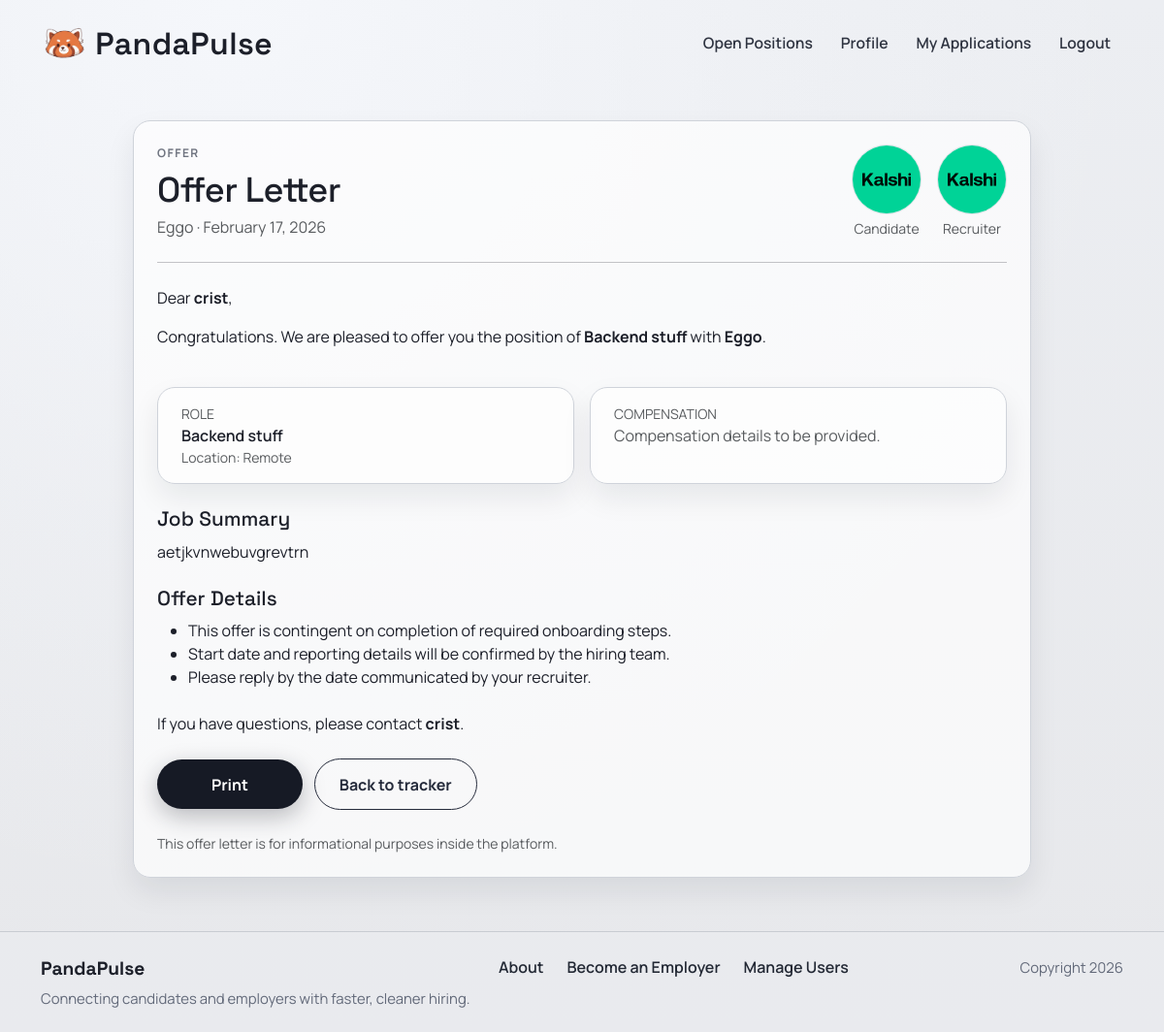
The page /apply/offer-letter/3/ (signed in) on the database its author committed.
### jobposts/models.py (models this page shows, shortened)
class JobPost(models.Model):
    owner = models.ForeignKey(
        settings.AUTH_USER_MODEL,
        on_delete=models.CASCADE,
        related_name='job_posts',
        null=True,
        blank=True,
    )
    title = models.CharField(max_length=200)
    company = models.CharField(max_length=150)
    location = models.CharField(max_length=150)
    pay_range = models.CharField(max_length=100)
    skills = models.CharField(max_length=300, blank=True)
    salary_min = models.IntegerField(null=True, blank=True)
    salary_max = models.IntegerField(null=True, blank=True)
    WORK_SETTING_CHOICES = [
        ("remote", "Remote"),
        ("onsite", "On-site"),
        ("hybrid", "Hybrid"),
    ]
    work_setting = models.CharField(max_length=20, choices=WORK_SETTING_CHOICES, default="onsite")
    visa_sponsorship = models.BooleanField(default=False)
    description = models.TextField()
    created_at = models.DateTimeField(auto_now_add=True)

### accounts/models.py (models this page shows, shortened)
class Profile(models.Model):
    class AccountType(models.TextChoices):
        APPLICANT = "APPLICANT", "Job Applicant"
        EMPLOYER = "EMPLOYER", "Employer"
    user = models.OneToOneField(settings.AUTH_USER_MODEL, on_delete=models.CASCADE, related_name="profile")
    account_type = models.CharField(
        max_length=20,
        choices=AccountType.choices,
        default=AccountType.APPLICANT
    )
    profile_picture = models.ImageField(
        upload_to="profile_pics/",
        blank=True,
        null=True
    )
    headline = models.CharField(max_length=120, blank=True)
    skills = models.CharField(max_length=300, blank=True)
    education = models.TextField(blank=True)
    work_experience = models.TextField(blank=True)
    location = models.CharField(max_length=120, blank=True)
    projects = models.TextField(blank=True)
    company_name = models.CharField(max_length=120, blank=True)
    company_website = models.URLField(blank=True)
    company_description = models.TextField(blank=True)
    visible_to_recruiters = models.BooleanField(
        default=True,
        help_text="Allow recruiters to view your profile."
    )
    show_headline = models.BooleanField(default=True)
    show_skills = models.BooleanField(default=True)
    show_education = models.BooleanField(default=True)
    show_work_experience = models.BooleanField(default=True)
    show_links = models.BooleanField(default=True)
    created_at = models.DateTimeField(auto_now_add=True)

### apply/models.py (models this page shows, shortened)
class Application(models.Model):
    STATUS_CHOICES = [
        ("applied", "Applied"),
        ("review", "Under Review"),
        ("interview", "Interview"),
        ("offer", "Offer"),
        ("rejected", "Rejected"),
        ("closed", "Closed"),
    ]
    user = models.ForeignKey(User, on_delete=models.CASCADE)
    job = models.ForeignKey(JobPost, on_delete=models.CASCADE, related_name="applications")
    note = models.TextField(blank=True)
    resume_file = models.FileField(upload_to="resumes/", blank=True, null=True)
    resume_type = models.CharField(
        max_length=20,
        choices=[("profile", "Profile Resume"), ("uploaded", "Uploaded Resume")]
    )
    applied_at = models.DateTimeField(auto_now_add=True)
    status = models.CharField(max_length=20, choices=STATUS_CHOICES, default="applied")
    class Meta:
        unique_together = ("user", "job")

### apply/views.py (the view)
# urls.py: path('offer-letter/<int:application_id>/', views.offer_letter, name='offer_letter'),
@login_required
def offer_letter(request, application_id):
    application = get_object_or_404(
        Application.objects.select_related("user", "job", "job__owner"),
        id=application_id
    )
    is_applicant = application.user == request.user
    is_recruiter = application.job.owner == request.user
    if not (is_applicant or is_recruiter):
        return HttpResponseForbidden("You do not have access to this offer letter.")
    if application.status not in ("offer", "closed"):
        raise Http404("Offer letter not available.")
    applicant_profile, _ = Profile.objects.get_or_create(user=application.user)
    recruiter_profile, _ = Profile.objects.get_or_create(user=application.job.owner)
    template_data = {
        "title": "Offer Letter",
        "application": application,
        "job": application.job,
        "applicant_profile": applicant_profile,
        "recruiter_profile": recruiter_profile,
        "is_applicant": is_applicant,
        "is_recruiter": is_recruiter,
        "today": timezone.now(),
    }
    return render(request, "apply/offer_letter.html", {"template_data": template_data})

### accounts/context_processors.py (called while the page is built)
def can_post_job(request):
    if not request.user.is_authenticated:
        return {"can_post_job": False}
    is_employer = Profile.objects.filter(
        user=request.user,
        account_type=Profile.AccountType.EMPLOYER,
    ).exists()
    return {"can_post_job": is_employer}

### apply/templates/apply/offer_letter.html
{% extends "base.html" %}
{% load static %}
{% block content %}
<section class="page-shell">
  <div class="container">
    <div class="row justify-content-center">
      <div class="col-lg-10">
        <div class="surface-card">
          <div class="d-flex justify-content-between align-items-start flex-wrap gap-3">
            <div>
              <p class="page-kicker mb-2">Offer</p>
              <h1 class="page-title page-title-sm mb-1">Offer Letter</h1>
              <div class="text-muted">{{ template_data.job.company }} &middot; {{ template_data.today|date:"F j, Y" }}</div>
            </div>
            <div class="d-flex align-items-center gap-3">
              <div class="text-center">
                {% if template_data.applicant_profile.profile_picture %}
                  <img src="{{ template_data.applicant_profile.profile_picture.url }}" class="rounded-circle border" style="width:72px;height:72px;object-fit:cover;" alt="Applicant photo">
                {% else %}
                  <img src="{% static 'img/default_avatar.png' %}" class="rounded-circle border" style="width:72px;height:72px;object-fit:cover;" alt="Applicant photo">
                {% endif %}
                <div class="small text-muted mt-1">Candidate</div>
              </div>
              <div class="text-center">
                {% if template_data.recruiter_profile.profile_picture %}
                  <img src="{{ template_data.recruiter_profile.profile_picture.url }}" class="rounded-circle border" style="width:72px;height:72px;object-fit:cover;" alt="Recruiter photo">
                {% else %}
                  <img src="{% static 'img/default_avatar.png' %}" class="rounded-circle border" style="width:72px;height:72px;object-fit:cover;" alt="Recruiter photo">
                {% endif %}
                <div class="small text-muted mt-1">Recruiter</div>
              </div>
            </div>
          </div>
          <hr class="my-4">
          <p class="mb-3">
            Dear <b>{{ template_data.application.user.get_full_name|default:template_data.application.user.username }}</b>,
          </p>
          <p class="mb-3">
            Congratulations. We are pleased to offer you the position of
            <b>{{ template_data.job.title }}</b> with <b>{{ template_data.job.company }}</b>.
          </p>
          <div class="row g-3 my-4">
            <div class="col-md-6">
              <div class="surface-card py-3 h-100">
                <div class="text-uppercase small text-muted">Role</div>
                <div class="fw-semibold">{{ template_data.job.title }}</div>
                {% if template_data.job.location %}
                  <div class="text-muted small">Location: {{ template_data.job.location }}</div>
                {% endif %}
              </div>
            </div>
            <div class="col-md-6">
              <div class="surface-card py-3 h-100">
                <div class="text-uppercase small text-muted">Compensation</div>
                {% if template_data.job.salary_range %}
                  <div class="fw-semibold">{{ template_data.job.salary_range }}</div>
                {% else %}
                  <div class="text-muted">Compensation details to be provided.</div>
                {% endif %}
              </div>
            </div>
          </div>
          {% if template_data.job.description %}
            <h5 class="surface-title mt-4">Job Summary</h5>
            <p style="white-space: pre-wrap;">{{ template_data.job.description }}</p>
          {% endif %}
          <h5 class="surface-title mt-4">Offer Details</h5>
          <ul class="mb-4">
            <li>This offer is contingent on completion of required onboarding steps.</li>
            <li>Start date and reporting details will be confirmed by the hiring team.</li>
            <li>Please reply by the date communicated by your recruiter.</li>
          </ul>
          <p class="mb-4">
            If you have questions, please contact
            <b>{{ template_data.job.owner.get_full_name|default:template_data.job.owner.username }}</b>.
          </p>
          <div class="form-actions">
            <button class="primary-btn border-0" onclick="window.print()">Print</button>
            {% if template_data.is_applicant %}
              <a class="secondary-btn" href="{% url 'apply:application_status' %}">Back to tracker</a>
            {% else %}
              <a class="secondary-btn" href="{% url 'apply:employer_pipeline' template_data.job.id %}">Back to pipeline</a>
            {% endif %}
          </div>
          <div class="small text-muted mt-4">
            This offer letter is for informational purposes inside the platform.
          </div>
        </div>
      </div>
    </div>
  </div>
</section>
{% endblock %}

### project2/static/css/style.css (style rules this page uses)
:root { --bg-base: #e7e8eb; --ink: #1c1f29; --ink-muted: #515662; --line: #c3c8d0; --panel: #9fc3df; --panel-2: #c8deef; }
* { box-sizing: border-box; }
body { margin: 0; min-height: 100vh; font-family: "Manrope", sans-serif; color: var(--ink); background: radial-gradient(circle at 20% 0%, #f5f7fb 0%, rgba(245, 247, 251, 0.3) 38%, transparent 65%), linear-gradient(180deg, #eceef2 0%, var(--bg-base) 100%); }
.primary-btn, .secondary-btn, .danger-btn { display: inline-flex; align-items: center; justify-content: center; text-decoration: none; border-radius: 999px; font-weight: 700; padding: 0.85rem 1.55rem; min-width: 158px; transition: transform 0.22s ease, box-shadow 0.22s ease, background 0.22s ease; }
.primary-btn { background: #161a25; color: #fff; box-shadow: 0 8px 24px rgba(22, 26, 37, 0.28); }
.secondary-btn { border: 1.3px solid #252b3b; color: #252b3b; }
.page-shell { padding: 2.1rem 0 3.4rem; }
.page-title { font-family: "Space Grotesk", sans-serif; font-size: clamp(2rem, 4.8vw, 3.2rem); letter-spacing: -0.02em; margin-bottom: 0.7rem; }
.page-title-sm { font-size: clamp(1.65rem, 3.5vw, 2.25rem); }
.page-kicker { text-transform: uppercase; letter-spacing: 0.12em; font-size: 0.75rem; font-weight: 700; color: #6f7480; }
.surface-card { background: rgba(255, 255, 255, 0.68); border: 1px solid #cfd3da; border-radius: 18px; padding: 1.5rem; box-shadow: 0 14px 30px rgba(18, 23, 36, 0.08); }
.surface-title { font-family: "Space Grotesk", sans-serif; font-size: 1.3rem; margin-bottom: 0.55rem; }
.form-actions { display: flex; gap: 0.75rem; align-items: center; flex-wrap: wrap; }
.form-actions .primary-btn, .form-actions .secondary-btn, .form-actions .danger-btn { min-width: 150px; }

### rows shown on the page
JobPost: job.company "Eggo", job "Backend stuff", job.location "Remote", job.description "aetjkvnwebuvgrevtrn", job.owner.get_full_name "crist"
Profile: applicant_profile.profile_picture (picture), recruiter_profile.profile_picture (picture)
Application: application.user.get_full_name "crist"

### other values the page prints
{{ template_data.today|date:"F j, Y" }} "February 17, 2026"
